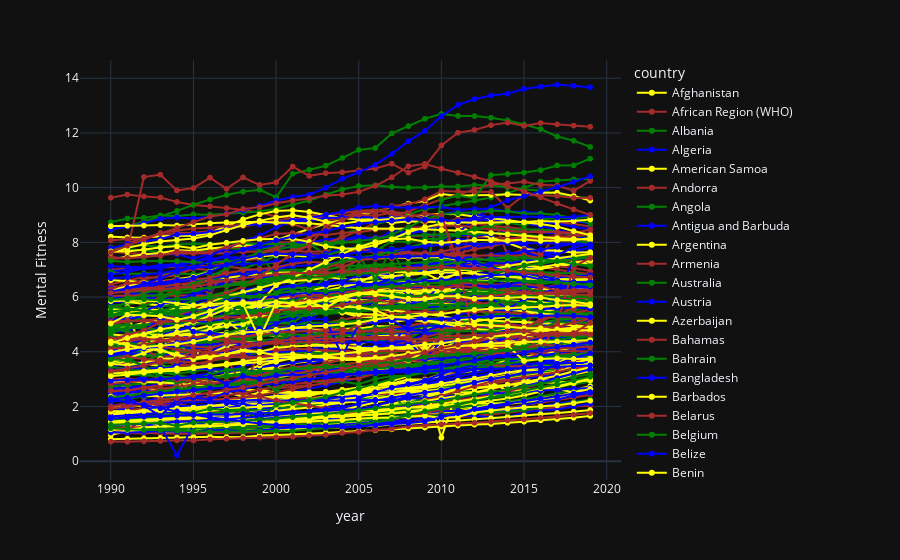

Notebook source saved alongside this figure:
### Code cell
pictograph = px.line(required_df,x='year',y='Mental Fitness',color = 'country',markers=True,color_discrete_sequence=['yellow','brown','green','blue'],template='plotly_dark')
pictograph.show()
